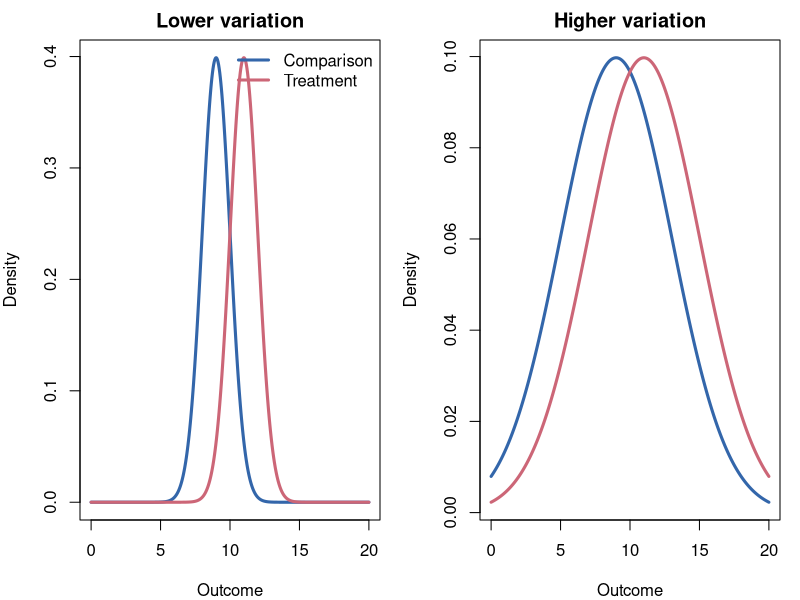
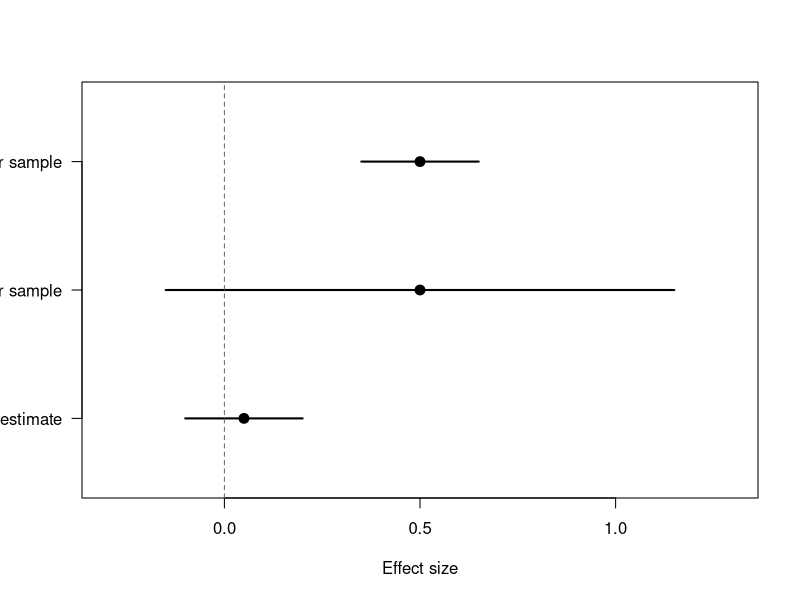

Reproduce these figures in R, in order.
## ---- chunk 1
#| label: fig-overlap
#| fig-cap: "The same difference in means can appear more or less distinct depending on within-group variation."
#| fig-width: 8
#| fig-height: 4

x <- seq(0, 20, length.out = 500)
old_par <- par(mfrow = c(1, 2), mar = c(4, 4, 2, 1))

plot(x, dnorm(x, 9, 1), type = "l", lwd = 3, col = "#3366AA",
     xlab = "Outcome", ylab = "Density", main = "Lower variation")
lines(x, dnorm(x, 11, 1), lwd = 3, col = "#CC6677")
legend("topright", c("Comparison", "Treatment"), lwd = 3,
       col = c("#3366AA", "#CC6677"), bty = "n")

plot(x, dnorm(x, 9, 4), type = "l", lwd = 3, col = "#3366AA",
     xlab = "Outcome", ylab = "Density", main = "Higher variation")
lines(x, dnorm(x, 11, 4), lwd = 3, col = "#CC6677")

par(old_par)
## ---- chunk 2
#| label: fig-precision
#| fig-cap: "Effect estimates can have the same magnitude but different precision."
#| fig-width: 7
#| fig-height: 4

estimate <- c(0.5, 0.5, 0.05)
lower <- c(0.35, -0.15, -0.10)
upper <- c(0.65, 1.15, 0.20)
labels <- c("Larger sample", "Smaller sample", "Near-zero estimate")

plot(estimate, 3:1, xlim = c(-0.3, 1.3), ylim = c(0.5, 3.5),
     pch = 19, cex = 1.3, yaxt = "n", ylab = "", xlab = "Effect size")
segments(lower, 3:1, upper, 3:1, lwd = 2)
abline(v = 0, lty = 2, col = "grey40")
axis(2, at = 3:1, labels = labels, las = 1)
## ---- chunk 3
mean_treatment <- 65
mean_control <- 50

log_response_ratio <- log(mean_treatment / mean_control)
response_ratio <- exp(log_response_ratio)

round(c(log_response_ratio = log_response_ratio,
        response_ratio = response_ratio), 3)
